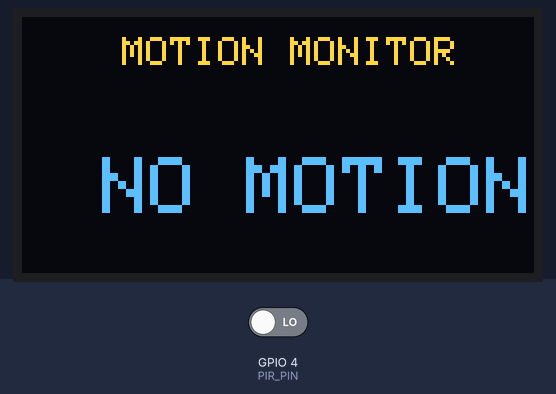
A sketch run on a simulated ESP32. On the bench: 128×64 one-colour display. The inputs (shaded band) are chosen by the test bench; at power-on: GPIO 4 (PIR_PIN) LOW. The OLED is the two-colour kind (top 16 rows yellow); WiFi joins after 1.5 s; servers stay silent unless stated; what the sketch prints to the serial monitor is not drawn.

Above: at 2.7 s.
2.8 s: GPIO 4 (PIR_PIN) driven HIGH
At 4.0 s:
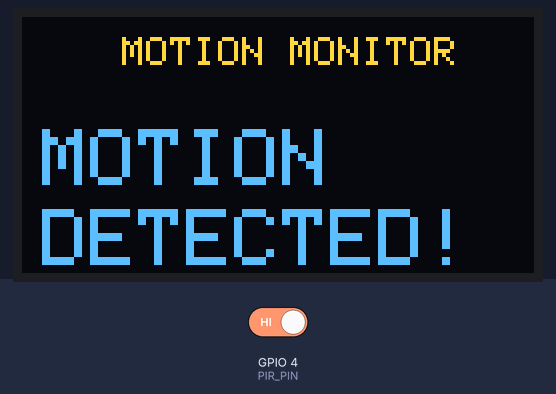
4.4 s: GPIO 4 (PIR_PIN) driven LOW
At 5.7 s:
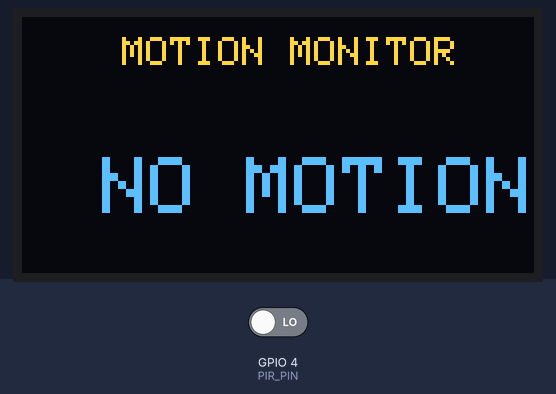
Timing chart, 0 to 7.4 s (numbered marks = the images above; inputs shaded):
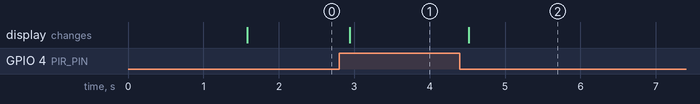

Measured:
- after the input at 2.8 s, the display: changes after 0.14 s (image 1)
- after the input at 4.4 s, the display: changes after 0.12 s (image 2)

The sketch:

32_wifi_motion_monitor.ino
```cpp
/*
  Project 32: Wi-Fi Motion Monitor (ESP32 + PIR Sensor + OLED)
  IoT Project Kit - ESP32 Dev Module

  Description:
  An IoT-enabled wireless intrusion and motion surveillance station built with an
  ESP32 microcontroller, an HC-SR501 Passive Infrared (PIR) motion sensor, and a
  0.96" SSD1306 I2C OLED display. The ESP32 continuously scans the surrounding area
  for human or thermal motion, displays real-time status on the OLED screen ("MOTION
  DETECTED!" or "NO MOTION"), and hosts an embedded HTTP web server on port 80.
  Remote clients can navigate to the ESP32's IP address from any web browser to view
  a live, auto-refreshing (every 1 second) security status dashboard.

  Connections:
  - PIR Sensor VCC   -> ESP32 VIN (5V)
  - PIR Sensor GND   -> ESP32 GND
  - PIR Sensor OUT   -> ESP32 GPIO 4 (D4)
  - OLED VDD / VCC   -> ESP32 VIN (5V) / 3V3
  - OLED GND         -> ESP32 GND
  - OLED SCK / SCL   -> ESP32 GPIO 22 (D22 - Hardware I2C SCL)
  - OLED SDA         -> ESP32 GPIO 21 (D21 - Hardware I2C SDA)

  Required Libraries:
  - WiFi (ESP32 core built-in)
  - WebServer (ESP32 core built-in)
  - Adafruit_GFX
  - Adafruit_SSD1306
  - Wire (built-in)
*/

#include <WiFi.h>
#include <WebServer.h>
#include <Wire.h>
#include <Adafruit_GFX.h>
#include <Adafruit_SSD1306.h>

#define PIR_PIN 4

#define SCREEN_WIDTH 128
#define SCREEN_HEIGHT 64
#define OLED_RESET -1

const char* ssid = "YOUR_WIFI";
const char* password = "YOUR_PASSWORD";

WebServer server(80);

Adafruit_SSD1306 display(
  SCREEN_WIDTH, SCREEN_HEIGHT,
  &Wire, OLED_RESET
);

void updateDisplay(bool motion) {
  display.clearDisplay();

  display.setTextSize(1);
  display.setCursor(25, 5);
  display.println("MOTION MONITOR");

  display.setTextSize(2);

  if (motion) {
    display.setCursor(5, 28);
    display.println("MOTION");
    display.setCursor(5, 48);
    display.println("DETECTED!");
  } else {
    display.setCursor(20, 35);
    display.println("NO MOTION");
  }

  display.display();
}

void handleRoot() {
  bool motion = digitalRead(PIR_PIN);

  String html = "<!DOCTYPE html><html>";
  html += "<head>";
  html += "<meta http-equiv='refresh' content='1'>";
  html += "<meta name='viewport' content='width=device-width,initial-scale=1'>";
  html += "<title>IoT Motion Monitor</title>";
  html += "</head><body>";
  html += "<h2>IoT Motion Monitor</h2>";

  if (motion == HIGH)
    html += "<h1>MOTION DETECTED</h1>";
  else
    html += "<h1>NO MOTION</h1>";

  html += "</body></html>";

  server.send(200, "text/html", html);
}

void setup() {
  Serial.begin(115200);

  pinMode(PIR_PIN, INPUT);

  display.begin(SSD1306_SWITCHCAPVCC, 0x3C);
  display.setTextColor(SSD1306_WHITE);

  display.clearDisplay();
  display.setTextSize(1);
  display.setCursor(20, 25);
  display.println("Connecting WiFi...");
  display.display();

  WiFi.begin(ssid, password);

  while (WiFi.status() != WL_CONNECTED) {
    delay(500);
    Serial.print(".");
  }

  Serial.println();
  Serial.print("IP Address: ");
  Serial.println(WiFi.localIP());

  server.on("/", handleRoot);
  server.begin();
}

void loop() {
  bool motion = digitalRead(PIR_PIN);

  updateDisplay(motion);

  server.handleClient();

  delay(200);
}
```
